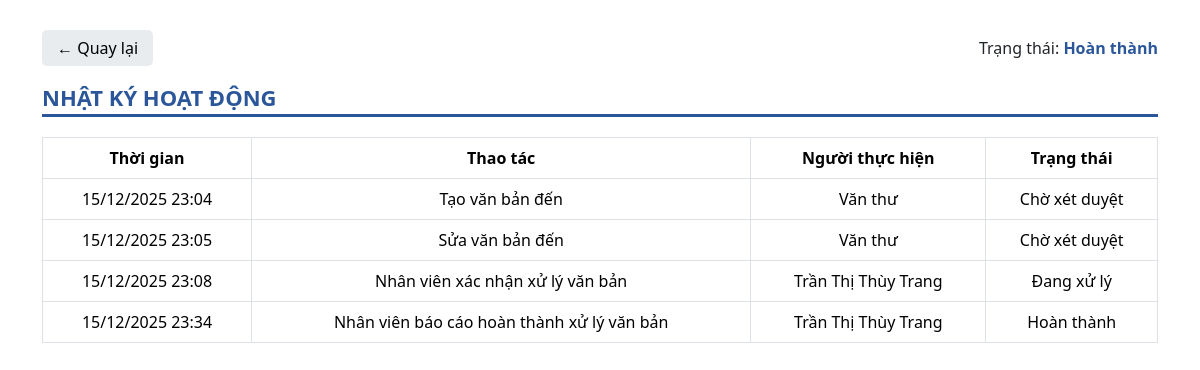
Page /vanbanden/15/nhatkyhoatdong/ (signed in) on the committed database.
### QLVB/models.py (models this page shows, shortened)
class NhatKyCongViec(models.Model):
   PhanCong = models.ForeignKey(PhanCongCongViec, on_delete=models.CASCADE, related_name='nhatky', null=True, blank=True)
   ThoiGian = models.DateTimeField(auto_now_add=True)
   ThaoTac = models.TextField("Thao tác")
   TrangThai = models.CharField(max_length=50, choices=TrangThaiCongViec.choices)
   NguoiThucHien = models.ForeignKey(settings.AUTH_USER_MODEL, on_delete=models.CASCADE, verbose_name="Người thực hiện")
   MaVBDen = models.ForeignKey(
       'VanBanDen',
       on_delete=models.CASCADE,
       null=True, blank=True,
       related_name="nhatky_vbden"
   )
   MaVBDi = models.ForeignKey(
       'VanBanDi',
       on_delete=models.CASCADE,
       null=True, blank=True,
       related_name="nhatky_vbdi"
   )

### accounts/models.py (models this page shows, shortened)
class User(AbstractUser):
    ho_ten = models.CharField("Họ tên", max_length=100, blank=True, null=True)
    sdt = models.CharField("Số điện thoại", max_length=15, blank=True, null=True)
    email = models.EmailField("Email", unique=True, blank=True, default='')
    VAITRO_CHOICES = [
        ('NV', 'Nhân Viên'), ('QL', 'Quản Lý'),
        ('VT', 'Văn Thư'), ('TP', 'Trưởng Phòng'),
    ]
    vai_tro = models.CharField("Vai trò", max_length=2, choices=VAITRO_CHOICES, blank=True, null=True)
    ma_phong_ban = models.ForeignKey(
        'QLVB.PhongBan',  # ← Đổi thành chuỗi 'app_label.ModelName'
        on_delete=models.SET_NULL,
        null=True,
        blank=True,
        related_name='nhan_viens',
        verbose_name="Phòng ban"
    )
    class Meta:
        verbose_name = "Nhân viên"
        verbose_name_plural = "Nhân viên"  # đã bỏ dấu chấm thừa

### QLVB/views.py (the view)
# urls.py: path('<str:loaivanban>/<int:vanban_id>/nhatkyhoatdong/', views.nhat_ky_hoat_dong, name='nhatkyhoatdong'),
@login_required
@permission_required('QLVB.xem_nhatky_vanbanden', raise_exception=True)
def nhat_ky_hoat_dong(request, loaivanban, vanban_id):
   if loaivanban == 'vanbanden':
       vanban = get_object_or_404(VanBanDen, id=vanban_id)
       nhatky = NhatKyCongViec.objects.filter(MaVBDen=vanban).order_by('ThoiGian')
   elif loaivanban == 'vanbandi':
       vanban = get_object_or_404(VanBanDi, id=vanban_id)
       nhatky = NhatKyCongViec.objects.filter(MaVBDi=vanban).order_by('ThoiGian')
   else:
       nhatky = []
       vanban = None
   context = {
       'loaivanban': loaivanban,
       'vanban': vanban,
       'nhatky': nhatky,
   }
   return render(request, 'QLVB/nhat_ky_hoat_dong.html', context)

### QLVB/context_processors.py (called while the page is built, shortened)
def thong_bao_context(request):
    today_notifications = []
    week_notifications = []
    old_notifications = []
    notification_count = 0
    if request.user.is_authenticated:
        try:
            nhanvien = NhanVien.objects.get(email=request.user.email)
            all_thong_baos = ThongBao.objects.filter(MaNhanVien=nhanvien).order_by('-NgayTao')
            today = timezone.now().date()
            week_start = today - timedelta(days=today.weekday())
            notification_count = all_thong_baos.filter(DaDoc=False).count()
        except NhanVien.DoesNotExist:
            pass
    return {
        'today_notifications': today_notifications,
        'week_notifications': week_notifications,
        'old_notifications': old_notifications,
        'notification_count': notification_count
    }

### QLVB/views.py (called while the page is built)
def global_notifications(request):
    now = timezone.now()
    start_of_week = now - timedelta(days=now.weekday())
    today_notifications = ThongBao.objects.filter(NgayTao__date=now.date())
    week_notifications = ThongBao.objects.filter(NgayTao__gte=start_of_week, NgayTao__lt=now.date())
    old_notifications = ThongBao.objects.filter(NgayTao__lt=start_of_week)
    notification_count = ThongBao.objects.count()
    return {
        'today_notifications': today_notifications,
        'week_notifications': week_notifications,
        'old_notifications': old_notifications,
        'notification_count': notification_count
    }

### QLVB/templates/QLVB/nhat_ky_hoat_dong.html (shortened to what this page needs)
{% load static %}
<!DOCTYPE html>
<html lang="vi">
<head>
  <link href="https://cdn.jsdelivr.net/npm/bootstrap@5.3.3/dist/css/bootstrap.min.css" rel="stylesheet">
</head>
<body>
<div class="container">
  <div class="d-flex justify-content-between align-items-center mb-2">
    {% if loaivanban == "vanbanden" %}
      <a href="{% url 'chi_tiet_vb_den' vanban.id %}" class="btn-back">← Quay lại</a>
    {% else %}
      <a href="{% url 'vanbandi_detail' vanban.id %}" class="btn-back">← Quay lại</a>
    {% endif %}
    <div class="status-label">
      Trạng thái:
      <span class="status-text">{{ nhatky.last.TrangThai|default:"Chưa có" }}</span>
    </div>
  </div>
  <div class="header-line">
    <div class="page-title">NHẬT KÝ HOẠT ĐỘNG</div>
  </div>
  <table class="table table-bordered">
    <thead>
      <tr>
        <th>Thời gian</th>
        <th>Thao tác</th>
        <th>Người thực hiện</th>
        <th>Trạng thái</th>
      </tr>
    </thead>
    <tbody>
      {% for log in nhatky %}
      <tr>
        <td>{{ log.ThoiGian|date:"d/m/Y H:i" }}</td>
        <td>{{ log.ThaoTac }}</td>
        <td>{{ log.NguoiThucHien.ho_ten|default:"Không rõ" }}</td>
        <td>{{ log.TrangThai }}</td>
      </tr>
      {% empty %}
      <tr>
        <td colspan="4" class="text-muted">Chưa có hoạt động nào được ghi nhận.</td>
      </tr>
      {% endfor %}
    </tbody>
  </table>
</div>
</body>
</html>

### QLVB/templates/QLVB/nhat_ky_hoat_dong.html (style rules this page uses)
body { background-color: #fff; font-family: "Segoe UI", Arial, sans-serif; padding: 30px; }
.header-line { border-bottom: 3px solid #2b579a; margin-bottom: 20px; }
.btn-back { background-color: #e9ecef; color: #000; font-weight: 500; border: none; border-radius: 5px; padding: 6px 15px; text-decoration: none; }
.page-title { color: #2b579a; font-weight: 700; font-size: 22px; margin-top: 15px; }
.status-text { font-weight: bold; color: #2b579a; }
th, td { border: 1px solid #dee2e6; text-align: center; padding: 10px; }
th { background-color: #f2f2f2; }
tr:nth-child(even) { background-color: #fafafa; }

### rows in the picture
NhatKyCongViec: last.TrangThai "Hoàn thành", ThoiGian "15/12/2025 23:34", ThaoTac "Nhân viên báo cáo hoàn thành xử lý văn bản", NguoiThucHien.ho_ten "Trần Thị Thùy Trang", TrangThai "Hoàn thành"
NhatKyCongViec: ThoiGian "15/12/2025 23:04", ThaoTac "Tạo văn bản đến", NguoiThucHien.ho_ten "Văn thư", TrangThai "Chờ xét duyệt"
NhatKyCongViec: ThoiGian "15/12/2025 23:05", ThaoTac "Sửa văn bản đến", NguoiThucHien.ho_ten "Văn thư", TrangThai "Chờ xét duyệt"
NhatKyCongViec: ThoiGian "15/12/2025 23:08", ThaoTac "Nhân viên xác nhận xử lý văn bản", NguoiThucHien.ho_ten "Trần Thị Thùy Trang", TrangThai "Đang xử lý"
